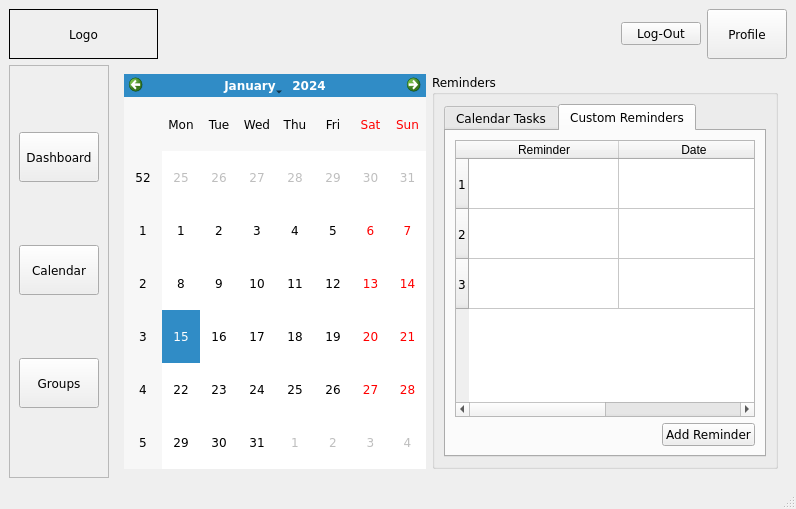
<?xml version="1.0" encoding="UTF-8"?>
<ui version="4.0">
 <class>Group_Dashboard</class>
 <widget class="QMainWindow" name="Group_Dashboard">
  <property name="geometry">
   <rect>
    <x>0</x>
    <y>0</y>
    <width>788</width>
    <height>509</height>
   </rect>
  </property>
  <property name="font">
   <font>
    <family>Verdana</family>
   </font>
  </property>
  <property name="windowTitle">
   <string>ClockWork</string>
  </property>
  <property name="autoFillBackground">
   <bool>false</bool>
  </property>
  <widget class="QWidget" name="centralwidget">
   <layout class="QGridLayout" name="gridLayout_4">
    <item row="0" column="0" colspan="2">
     <widget class="QLabel" name="logo">
      <property name="minimumSize">
       <size>
        <width>149</width>
        <height>50</height>
       </size>
      </property>
      <property name="frameShape">
       <enum>QFrame::Shape::Box</enum>
      </property>
      <property name="text">
       <string>Logo</string>
      </property>
      <property name="alignment">
       <set>Qt::AlignmentFlag::AlignCenter</set>
      </property>
     </widget>
    </item>
    <item row="0" column="2">
     <spacer name="horizontalSpacer">
      <property name="orientation">
       <enum>Qt::Orientation::Horizontal</enum>
      </property>
      <property name="sizeHint" stdset="0">
       <size>
        <width>594</width>
        <height>20</height>
       </size>
      </property>
     </spacer>
    </item>
    <item row="0" column="3">
     <widget class="QPushButton" name="log_out_btn">
      <property name="text">
       <string>Log-Out</string>
      </property>
     </widget>
    </item>
    <item row="0" column="4">
     <widget class="QPushButton" name="profile_button">
      <property name="minimumSize">
       <size>
        <width>0</width>
        <height>0</height>
       </size>
      </property>
      <property name="maximumSize">
       <size>
        <width>10000000</width>
        <height>10000000</height>
       </size>
      </property>
      <property name="toolTip">
       <string>Group Members</string>
      </property>
      <property name="text">
       <string>Profile</string>
      </property>
     </widget>
    </item>
    <item row="1" column="0">
     <widget class="QFrame" name="btns_frame">
      <property name="maximumSize">
       <size>
        <width>16777215</width>
        <height>16777215</height>
       </size>
      </property>
      <property name="styleSheet">
       <string notr="true"/>
      </property>
      <property name="frameShape">
       <enum>QFrame::Shape::StyledPanel</enum>
      </property>
      <property name="frameShadow">
       <enum>QFrame::Shadow::Raised</enum>
      </property>
      <layout class="QGridLayout" name="gridLayout_2">
       <item row="1" column="0">
        <widget class="QPushButton" name="calendar_btn">
         <property name="minimumSize">
          <size>
           <width>80</width>
           <height>50</height>
          </size>
         </property>
         <property name="maximumSize">
          <size>
           <width>50</width>
           <height>50</height>
          </size>
         </property>
         <property name="toolTip">
          <string>Task Calendar</string>
         </property>
         <property name="text">
          <string>Calendar</string>
         </property>
        </widget>
       </item>
       <item row="0" column="0">
        <widget class="QPushButton" name="dashboard_btn">
         <property name="minimumSize">
          <size>
           <width>80</width>
           <height>50</height>
          </size>
         </property>
         <property name="maximumSize">
          <size>
           <width>50</width>
           <height>50</height>
          </size>
         </property>
         <property name="toolTip">
          <string>Dashboard</string>
         </property>
         <property name="text">
          <string>Dashboard</string>
         </property>
        </widget>
       </item>
       <item row="2" column="0">
        <widget class="QPushButton" name="group_btn">
         <property name="minimumSize">
          <size>
           <width>80</width>
           <height>50</height>
          </size>
         </property>
         <property name="maximumSize">
          <size>
           <width>50</width>
           <height>50</height>
          </size>
         </property>
         <property name="toolTip">
          <string>Group Members</string>
         </property>
         <property name="text">
          <string>Groups</string>
         </property>
        </widget>
       </item>
      </layout>
     </widget>
    </item>
    <item row="1" column="1" colspan="4">
     <widget class="QStackedWidget" name="stacked_Employee">
      <property name="frameShape">
       <enum>QFrame::Shape::NoFrame</enum>
      </property>
      <property name="lineWidth">
       <number>0</number>
      </property>
      <property name="currentIndex">
       <number>1</number>
      </property>
      <widget class="QWidget" name="dashboard">
       <layout class="QGridLayout" name="gridLayout">
        <item row="0" column="0" rowspan="2">
         <widget class="QGroupBox" name="task_completion_groupbox">
          <property name="title">
           <string>Task Completion</string>
          </property>
          <layout class="QGridLayout" name="gridLayout_7">
           <item row="0" column="0">
            <widget class="QLabel" name="pie_chart">
             <property name="minimumSize">
              <size>
               <width>300</width>
               <height>250</height>
              </size>
             </property>
             <property name="frameShape">
              <enum>QFrame::Shape::Box</enum>
             </property>
             <property name="text">
              <string>Pie Chart</string>
             </property>
             <property name="alignment">
              <set>Qt::AlignmentFlag::AlignCenter</set>
             </property>
            </widget>
           </item>
          </layout>
         </widget>
        </item>
        <item row="0" column="1">
         <widget class="QGroupBox" name="task_calendar_box">
          <property name="title">
           <string>Task Calendar</string>
          </property>
          <layout class="QGridLayout" name="gridLayout_9">
           <item row="0" column="0">
            <widget class="QCalendarWidget" name="Task_Calendar_2">
             <property name="toolTip">
              <string>Double-click the day you want to access tasks</string>
             </property>
            </widget>
           </item>
           <item row="1" column="0">
            <spacer name="horizontalSpacer_2">
             <property name="orientation">
              <enum>Qt::Orientation::Horizontal</enum>
             </property>
             <property name="sizeHint" stdset="0">
              <size>
               <width>40</width>
               <height>20</height>
              </size>
             </property>
            </spacer>
           </item>
          </layout>
         </widget>
        </item>
        <item row="1" column="1">
         <widget class="QGroupBox" name="currenttask_box">
          <property name="title">
           <string>Current Tasks</string>
          </property>
          <layout class="QGridLayout" name="gridLayout_8">
           <item row="0" column="0">
            <widget class="QTableWidget" name="currenttask_table">
             <property name="minimumSize">
              <size>
               <width>300</width>
               <height>0</height>
              </size>
             </property>
             <property name="horizontalScrollMode">
              <enum>QAbstractItemView::ScrollMode::ScrollPerPixel</enum>
             </property>
             <attribute name="horizontalHeaderDefaultSectionSize">
              <number>180</number>
             </attribute>
             <attribute name="horizontalHeaderStretchLastSection">
              <bool>true</bool>
             </attribute>
             <attribute name="verticalHeaderDefaultSectionSize">
              <number>50</number>
             </attribute>
             <row/>
             <row/>
             <row/>
             <row/>
             <row/>
             <column>
              <property name="text">
               <string>Task</string>
              </property>
             </column>
             <column>
              <property name="text">
               <string>Members/Groups Assigned</string>
              </property>
             </column>
             <column>
              <property name="text">
               <string>Status</string>
              </property>
             </column>
             <column>
              <property name="text">
               <string>Priority Level</string>
              </property>
             </column>
             <column>
              <property name="text">
               <string>Due Date</string>
              </property>
             </column>
            </widget>
           </item>
          </layout>
         </widget>
        </item>
       </layout>
      </widget>
      <widget class="QWidget" name="task_calendar">
       <layout class="QGridLayout" name="gridLayout_5">
        <item row="0" column="0">
         <widget class="QCalendarWidget" name="Task_Calendar">
          <property name="toolTip">
           <string>Double-click the day you want to access tasks</string>
          </property>
         </widget>
        </item>
        <item row="0" column="1">
         <widget class="QGroupBox" name="reminder_groupbox">
          <property name="title">
           <string>Reminders</string>
          </property>
          <layout class="QGridLayout" name="gridLayout_3">
           <item row="0" column="0">
            <widget class="QTabWidget" name="tab_reminder">
             <property name="currentIndex">
              <number>1</number>
             </property>
             <widget class="QWidget" name="calendar_tasks">
              <attribute name="title">
               <string>Calendar Tasks</string>
              </attribute>
              <layout class="QGridLayout" name="gridLayout_6">
               <item row="1" column="1">
                <widget class="QPushButton" name="submit_task_btn">
                 <property name="text">
                  <string>Submit Task</string>
                 </property>
                </widget>
               </item>
               <item row="1" column="0">
                <spacer name="horizontalSpacer_3">
                 <property name="orientation">
                  <enum>Qt::Orientation::Horizontal</enum>
                 </property>
                 <property name="sizeHint" stdset="0">
                  <size>
                   <width>40</width>
                   <height>20</height>
                  </size>
                 </property>
                </spacer>
               </item>
               <item row="0" column="0" colspan="2">
                <widget class="QTableWidget" name="calendartask_table">
                 <property name="minimumSize">
                  <size>
                   <width>300</width>
                   <height>0</height>
                  </size>
                 </property>
                 <property name="horizontalScrollMode">
                  <enum>QAbstractItemView::ScrollMode::ScrollPerPixel</enum>
                 </property>
                 <attribute name="horizontalHeaderDefaultSectionSize">
                  <number>180</number>
                 </attribute>
                 <attribute name="horizontalHeaderStretchLastSection">
                  <bool>true</bool>
                 </attribute>
                 <attribute name="verticalHeaderDefaultSectionSize">
                  <number>50</number>
                 </attribute>
                 <row/>
                 <row/>
                 <row/>
                 <row/>
                 <row/>
                 <column>
                  <property name="text">
                   <string>Task</string>
                  </property>
                 </column>
                 <column>
                  <property name="text">
                   <string>Members/Groups Assigned</string>
                  </property>
                 </column>
                 <column>
                  <property name="text">
                   <string>Status</string>
                  </property>
                 </column>
                 <column>
                  <property name="text">
                   <string>Priority Level</string>
                  </property>
                 </column>
                 <column>
                  <property name="text">
                   <string>Due Date</string>
                  </property>
                 </column>
                </widget>
               </item>
              </layout>
             </widget>
             <widget class="QWidget" name="calendar_reminders">
              <attribute name="title">
               <string>Custom Reminders</string>
              </attribute>
              <layout class="QGridLayout" name="gridLayout_10">
               <item row="1" column="1">
                <widget class="QPushButton" name="add_reminder_button">
                 <property name="text">
                  <string>Add Reminder</string>
                 </property>
                </widget>
               </item>
               <item row="1" column="0">
                <spacer name="horizontalSpacer_4">
                 <property name="orientation">
                  <enum>Qt::Orientation::Horizontal</enum>
                 </property>
                 <property name="sizeHint" stdset="0">
                  <size>
                   <width>40</width>
                   <height>20</height>
                  </size>
                 </property>
                </spacer>
               </item>
               <item row="0" column="0" colspan="2">
                <widget class="QTableWidget" name="reminders_table">
                 <attribute name="horizontalHeaderCascadingSectionResizes">
                  <bool>false</bool>
                 </attribute>
                 <attribute name="horizontalHeaderMinimumSectionSize">
                  <number>150</number>
                 </attribute>
                 <attribute name="horizontalHeaderDefaultSectionSize">
                  <number>150</number>
                 </attribute>
                 <attribute name="horizontalHeaderShowSortIndicator" stdset="0">
                  <bool>false</bool>
                 </attribute>
                 <attribute name="horizontalHeaderStretchLastSection">
                  <bool>true</bool>
                 </attribute>
                 <attribute name="verticalHeaderMinimumSectionSize">
                  <number>50</number>
                 </attribute>
                 <attribute name="verticalHeaderDefaultSectionSize">
                  <number>50</number>
                 </attribute>
                 <row/>
                 <row/>
                 <row/>
                 <column>
                  <property name="text">
                   <string>Reminder</string>
                  </property>
                 </column>
                 <column>
                  <property name="text">
                   <string>Date</string>
                  </property>
                 </column>
                </widget>
               </item>
              </layout>
             </widget>
            </widget>
           </item>
          </layout>
         </widget>
        </item>
       </layout>
      </widget>
      <widget class="QWidget" name="groups">
       <layout class="QGridLayout" name="gridLayout_12">
        <item row="0" column="0" colspan="3">
         <widget class="QGroupBox" name="box_of_groups">
          <property name="title">
           <string>Created Groups</string>
          </property>
          <layout class="QGridLayout" name="gridLayout_11">
           <item row="1" column="0">
            <widget class="QLineEdit" name="search_bar_groups"/>
           </item>
           <item row="2" column="0">
            <widget class="QTableWidget" name="groups_table">
             <property name="sizeAdjustPolicy">
              <enum>QAbstractScrollArea::SizeAdjustPolicy::AdjustIgnored</enum>
             </property>
             <property name="rowCount">
              <number>5</number>
             </property>
             <property name="columnCount">
              <number>3</number>
             </property>
             <attribute name="horizontalHeaderMinimumSectionSize">
              <number>160</number>
             </attribute>
             <attribute name="horizontalHeaderDefaultSectionSize">
              <number>160</number>
             </attribute>
             <attribute name="horizontalHeaderStretchLastSection">
              <bool>true</bool>
             </attribute>
             <attribute name="verticalHeaderMinimumSectionSize">
              <number>50</number>
             </attribute>
             <attribute name="verticalHeaderDefaultSectionSize">
              <number>50</number>
             </attribute>
             <row/>
             <row/>
             <row/>
             <row/>
             <row/>
             <column>
              <property name="text">
               <string>Group Name</string>
              </property>
             </column>
             <column>
              <property name="text">
               <string>Members</string>
              </property>
             </column>
             <column>
              <property name="text">
               <string>Submission Status</string>
              </property>
             </column>
            </widget>
           </item>
           <item row="0" column="0">
            <widget class="QLabel" name="search_group_label">
             <property name="text">
              <string>Search Group</string>
             </property>
            </widget>
           </item>
          </layout>
         </widget>
        </item>
        <item row="1" column="1">
         <widget class="QPushButton" name="join_group_button">
          <property name="text">
           <string>Join Group</string>
          </property>
         </widget>
        </item>
        <item row="1" column="0">
         <spacer name="horizontalSpacer_5">
          <property name="orientation">
           <enum>Qt::Orientation::Horizontal</enum>
          </property>
          <property name="sizeHint" stdset="0">
           <size>
            <width>407</width>
            <height>20</height>
           </size>
          </property>
         </spacer>
        </item>
        <item row="1" column="2">
         <widget class="QPushButton" name="check_group_members_button">
          <property name="text">
           <string>Check Group Members</string>
          </property>
         </widget>
        </item>
       </layout>
      </widget>
     </widget>
    </item>
   </layout>
  </widget>
  <widget class="QMenuBar" name="menubar">
   <property name="geometry">
    <rect>
     <x>0</x>
     <y>0</y>
     <width>788</width>
     <height>21</height>
    </rect>
   </property>
  </widget>
  <widget class="QStatusBar" name="statusbar"/>
 </widget>
 <resources/>
 <connections/>
</ui>
